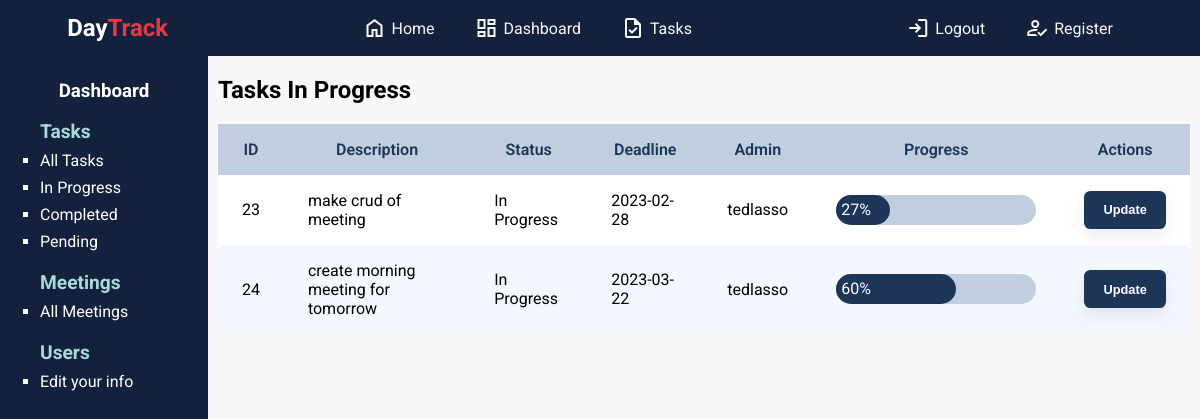
Page /dashboard/workdash/workerinprogress.php (signed in) on the committed database.
### tables this page shows
CREATE TABLE `detyra` (
  `ID` int(11) NOT NULL,
  `desc` varchar(100) NOT NULL,
  `status` varchar(100) NOT NULL,
  `deadline` date NOT NULL,
  `admin` int(11) NOT NULL,
  `progress` int(11) NOT NULL,
  `username` varchar(100) DEFAULT NULL
);

CREATE TABLE `admindb` (
  `ID` int(11) NOT NULL,
  `name` varchar(100) NOT NULL,
  `surname` varchar(100) NOT NULL,
  `email` varchar(100) NOT NULL,
  `username` varchar(100) NOT NULL,
  `password` varchar(100) NOT NULL,
  `confpassword` varchar(100) NOT NULL
);

### dbCon.php (called while the page is built, shortened)
<?php
    class dbCon{
        public $conn = null;
        private $host = 'localhost';
        private $database = 'daytrackdb';
        private $username = 'root';
        private $password = '';
        public function connDB(){
            try{
                $this->conn = new   PDO("mysql:host=$this->host;dbname=$this->database",
                                    $this->username,$this->password,
                                    [PDO::ATTR_DEFAULT_FETCH_MODE => PDO::FETCH_ASSOC]);
            } catch(PDOException  $pdoe){
                die("Nuk mund te lidhej ne bazen e te dhenave {$this->database}: ". $pdoe->getMessage());
            }
            return $this->conn;
        }
 }
?>

### logic/detyra.php (called while the page is built, shortened)
<?php
include_once(__DIR__."./../dbCon.php");
class Detyra extends dbCon{
    private $dbConnection;
    public function __construct($ID='',$desc='',$status='',$deadline='',$username='',$admin='',$progress=''){
        $this->dbConnection = $this->connDB();
    }
    public function showYourInProgressDetyra(){
        try{
            $sql = "SELECT d.ID, d.desc, d.status ,d.deadline ,d.username ,d.progress, a.username as adminuser
            FROM detyra d inner join admindb a on d.admin = a.ID
            WHERE d.status like 'in progress' and d.username like '".$_SESSION["username"]."'";
            $stm = $this->dbConnection->prepare($sql);
            $stm->execute();
            $detyrat= $stm->fetchAll();
            return $detyrat;
        } catch(Exception $e){
            return $e -> getMessage();
        }
    }
}
?>

### dashboard/workdash/workerinprogress.php (the view, shortened to what this page needs)
<?php
    include_once("../../dbCon.php");
    include_once("../../logic/detyra.php");
  $text = "Login";
  $redirect = "../../login.php";
  if(isset($_SESSION['username'])){
    $text = "Logout";
    $redirect = "../../logout.php";
  }
?>
<!DOCTYPE html>
<html lang="en">
<head>
    <link rel="stylesheet" href="../../style/dashboard.css">
    <link rel="stylesheet" href="../../style/sty1.css">
    <link rel="stylesheet" href="../../style/tables.css">
</head>
<body>
<header>
       <h2 style="margin:auto 0"> <a href="index.html" style="text-decoration:none;color:white" > Day<span style="color:var(--zorange)">Track</span> </a></h2>
       <ul >
           <li><a href="../../index.php" class="header-links"><span style="padding-right:5px" class="material-symbols-outlined">
               </span> Home</a> </li>
           <li><a href="../dashboard.php" class="header-links"><span class="material-symbols-outlined" style="padding-right:5px">
               </span>Dashboard</a> </li>
           <li><a href="" class="header-links"><span class="material-symbols-outlined" style="padding-right:5px">
               </span>Tasks</a> </li>
       </ul>
       <ul>
           <li><a href="<?= $redirect ?>" class="header-links"><span class="material-symbols-outlined" style="padding-right:5px">
               </span><?= $text ?></a></li>
           <li><a href="register.html" class="header-links"><span class="material-symbols-outlined" style="padding-right:5px">
               </span>Register</a></li>
       </ul>
   </header>
   <main style="display:flex;">
    <aside class="aside">
        <h3 style="text-align:center;color:white" class="title">Dashboard</h3>
        <ul>
            <h4 style="color:white;font-size:1.2rem;margin:0;color:var(--blue1)">Tasks</h4>
            <li><a href="./workeralltasks.php">All Tasks </a></li>
            <li><a href="./workerinprogress.php">In Progress </a></li>
            <li><a href="./workercompleted.php">Completed </a></li>
            <li><a href="./workerpending.php">Pending </a></li>
            <h4 style="color:white;font-size:1.2rem;margin:0;color:var(--blue1);margin-top:20px;">Meetings</h4>
        <li><a href="./workermeetings.php">All Meetings </a></li>
        <h4 style="color:white;font-size:1.2rem;margin:0;color:var(--blue1);margin-top:20px;">Users</h4>
        <li><a href="<?= "../../func/updUser.php?ID=".$_SESSION["userid"] ?>">Edit your info </a></li>
        </ul>
    </aside>
    <div class="main-content">
    <table class="detyratable">
           <h2 style="padding:0px 10px;">Tasks In Progress</h2>
           <tr>
               <th>ID</th>
               <th>Description</th>
               <th>Status</th>
               <th>Deadline</th>
               <th>Admin</th>
               <th>Progress</th>
               <th colspan="2">Actions</th>
           </tr>
           <?php
           $dtr = new Detyra();
           $detyrat = $dtr->showYourInProgressDetyra();
           foreach($detyrat as $detyra){
           ?>
               <tr>
                   <td><?= $detyra["ID"]?></td>
                   <td><?= $detyra["desc"]?></td>
                   <td><?= $detyra["status"]?></td>
                   <td><?= $detyra["deadline"]?></td>
                   <td><?= $detyra["adminuser"]?></td>
                   <td>
                    <div class="progcontainer">
                        <div class="progressbar" style="width:<?= $detyra["progress"] ?>%"><span style="padding-left:5px;color:white"> <?= $detyra["progress"] ?>%</span></div>
                    </div>
                </td>
                   <td>
                    <a href="<?= "../../func/updDetyra.php?ID=$detyra[ID]"?>"><button class="updatebtn" >Update</button></a>
                   </td>
               </tr>
           <?php
           }
           ?>
           </table>
    </div>
    </main>
</body>
</html>

### style/dashboard.css (style rules this page uses)
aside { width:15rem; min-height:100vh; background-color:#14213d; padding-top:5px; }
aside ul { list-style-type:square; }
aside ul li { color:white; margin: 0.5rem 0px; }
aside ul li a { text-decoration: none; color:white; transition:0.2s ease; }

### style/sty1.css (style rules this page uses)
:root { --zblue:#1d3557; --zorange:#e63946; --zgray:#f8f8f8; --blue1: #A8DADC; --blue2: #457B9D; }
body { margin:0 auto; font-family:'Roboto'; background-color:var(--zgray); }
header { background-color:#14213d; color:var(--zgray); display:flex; flex-wrap:wrap; min-width:100%; flex-direction:row; justify-content: space-around; }
header ul { display:flex; list-style: none; }
header ul li { margin-inline:20px; transition:0.2s ease-in; vertical-align: center; }
header ul li a { display:flex; justify-content: center; align-items: center; }
.header-links { text-decoration:none; color:var(--zgray); vertical-align: center; transition: 0.2s ease; }

### style/tables.css (style rules this page uses)
.detyratable { border-collapse: collapse; border-radius: 50%; margin:10px; }
.detyratable th { color: var(--zblue); background-color:#c0cedf; font-weight: normal; font-weight:600; }
.detyratable td { color:black; }
.detyratable tr { background-color:white; }
.detyratable th,td { padding:1rem 1.5rem; }
.detyratable tr:nth-child(odd) { background-color:#f3f8fe; }
.updatebtn { font-size: 0.8rem; align-items: center; height: 38px; border-radius: 0.4rem; cursor:pointer; font-weight: 600; padding: 0 1.2rem; color: white; border: none; box-shadow: 0 .5rem 1rem rgba(143, 142, 142, 0.15)!important; background: var(--zblue); }
.progcontainer { background:#c0cedf; border-radius:15px; width:200px; }
.progressbar { height:20px; border-radius:15px; background-color: var(--zblue); padding:5px 0px; }

### rows in the picture
detyra: ID "23", desc "make crud of meeting", status "In Progress", deadline "2023-02-28", admindb.username "tedlasso", progress "27"
detyra: ID "24", desc "create morning meeting for tomorrow", status "In Progress", deadline "2023-03-22", admindb.username "tedlasso", progress "60"

### other values in the picture
$text "Logout"
